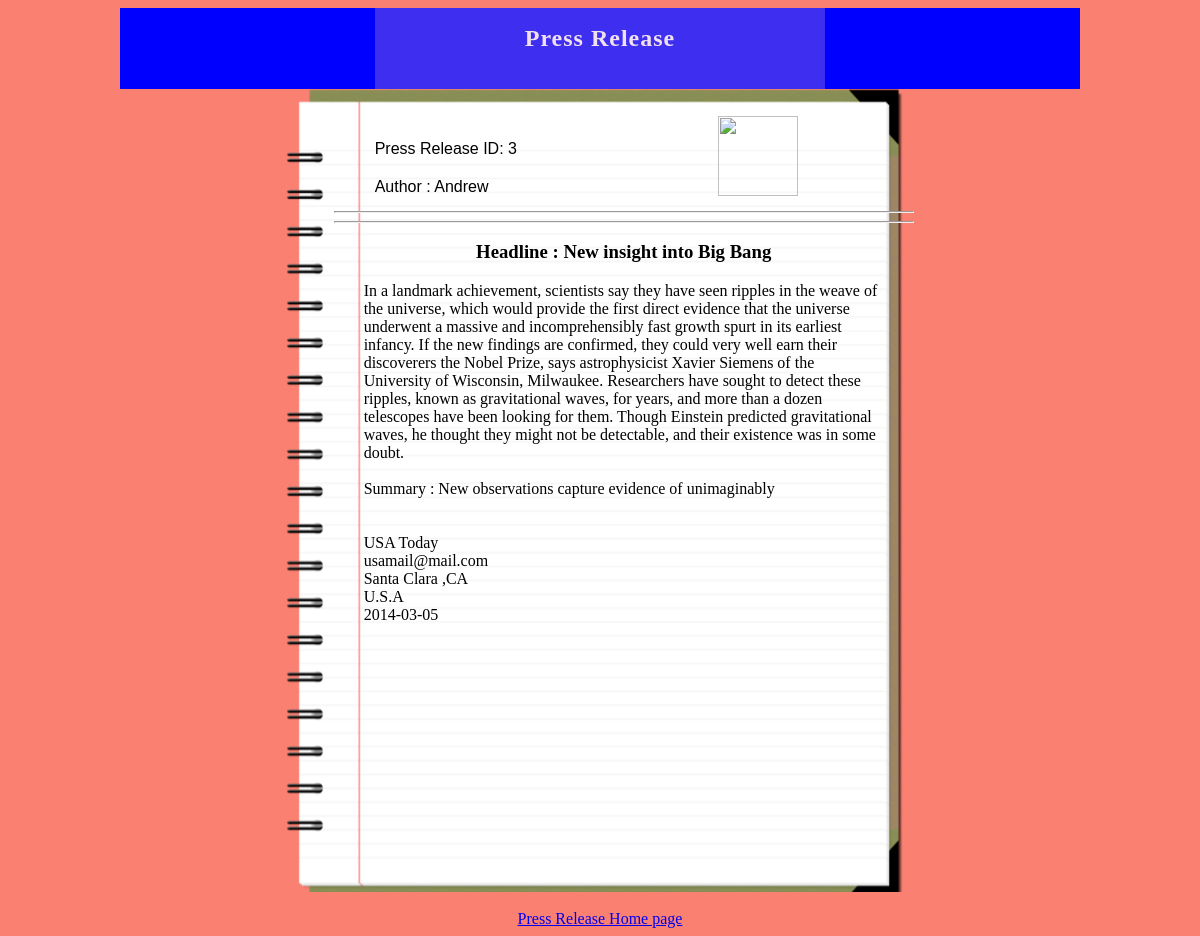
/PressRelease/View/ViewOfRelease.php?view=3, run on the app's committed database.
### tables this page shows
CREATE TABLE IF NOT EXISTS `user_conn_press` (
  `user` varchar(15) DEFAULT NULL,
  `release_id` int(4) DEFAULT NULL,
  KEY `fk_conn_user` (`user`),
  KEY `fk_conn_press` (`release_id`)
);

CREATE TABLE IF NOT EXISTS `press_release` (
  `release_id` int(4) NOT NULL,
  `headline` varchar(50) NOT NULL,
  `summary` varchar(100) NOT NULL,
  `news_body` varchar(999) NOT NULL,
  `company_name` varchar(20) NOT NULL,
  `email` varchar(20) NOT NULL,
  `release_date` date NOT NULL,
  `image` varchar(100) DEFAULT NULL,
  PRIMARY KEY (`release_id`)
);

CREATE TABLE IF NOT EXISTS `user_account` (
  `user` varchar(15) NOT NULL,
  `pass` varchar(15) NOT NULL,
  `city` varchar(15) NOT NULL,
  `state` varchar(15) NOT NULL,
  `country` varchar(15) NOT NULL,
  `admin` tinyint(1) NOT NULL,
  PRIMARY KEY (`user`)
);

### PressRelease/Model/Press_release_Repository.php (called while the page is built, shortened)
<?php
require ('../Model/User.php');
class Press_release_Repository
{
    public static function  getViewPageReleaseInfoByID($press_Id)
    {
        $db = DBConnect::getDB();
        $query = " select * from user_account u,press_release p,user_conn_press c where p.release_id = c.release_id and c.user=u.user and p.release_id=$press_Id;";
        $result = $db->query($query);
        $releases_user = array();
        foreach ($result as $row)
        {
            $user = new User($row['user'],$row['pass'],$row['city'],$row['state'],$row['country'],$row['admin'],$row['release_id'],$row['headline'],$row['summary'],$row['news_body'],$row['company_name'],$row['email'],$row['release_date'],$row['image']);
            $releases_user[] = $user;
        }
        return $releases_user;
    }
}
?>

### PressRelease/Model/User.php (called while the page is built, shortened)
<?php
include('../Model/Press_release.php');
class User {
    private $user,$pass,$city,$state,$country,$admin;
    private $release;
    public function __construct($user,$pass,$city,$state,$country,$admin,$press_id,$headline,$summary,$news_body,$company,$email,$release_date,$image) {
        $this->user=$user;
        $this->city=$city;
        $this->state=$state;
        $this->country=$country;
        $this->release=new Press_release($press_id,$headline,$summary,$news_body,$company,$email,$release_date,$image);
    }
    public function getUser(){ return $this->user;}
    public function getCity(){ return $this->city;}
    public function getState(){ return $this->state;}
    public function getCountry(){ return $this->country;}
    public function getRelease(){ return $this->release;}
}
?>

### PressRelease/Model/Press_release.php (called while the page is built, shortened)
<?php
class Press_release {
    private $press_id,$headline,$summary,$news_body,$company,$email,$release_date,$image;
    public function __construct($press_id,$headline,$summary,$news_body,$company,$email,$release_date,$image) {
        $this->headline=$headline;
        $this->summary=$summary;
        $this->news_body=$news_body;
        $this->company=$company;
        $this->email=$email;
        $this->release_date=$release_date;
        $this->image = $image;
    }
    public function getHeadline(){ return $this->headline;}
    public function getSummary(){ return $this->summary;}
    public function getNews_body(){ return $this->news_body;}
    public function getCompany(){ return $this->company;}
    public function getEmail(){ return $this->email;}
    public function getRelease_date(){ return $this->release_date;}
    public function getImage(){ return $this->image;}
}
?>

### PressRelease/View/ViewOfRelease.php (the view, shortened to what this page needs)
<!DOCTYPE html>
<?php
if(isset($_GET['view']))
{
    $view_choice = $_GET['view'];
}
 else
{
    $view_choice = $id;
}
require_once ('../Model/Press_release_Repository.php');
?>
<html>
    <head>
        <link type="text/css" rel="stylesheet" href="../style.css"/>
    </head>
    <body>
        <header>
            <svg class="absolute-center" width='450' height='81'>
                <rect width='450' height='81'/>
            </svg>
            <h2>Press Release</h2>
        </header>
        <div id="press">
            <?php
            $x=0;
            $releases = Press_release_Repository::getViewPageReleaseInfoByID($view_choice);
            foreach ($releases as $release) :
            ?>
            <table id='editor'>
                <tr>
                    <td>
                        <label>Press Release ID: <?php echo $view_choice; ?> </label>
                        <label>Author : <?php echo $release->getUser();?></label>
                    </td>
                    <td>
                        <input type="image" src="<?php echo $release->getRelease()->getImage();?>" value="" width="80px" height="80px"/>
                    </td>
                </tr>
            </table>
            <hr style="padding-right: 20px;"/>
            <?php echo '<hr />' ?>
            <h3>Headline : <?php echo "\r\n".$release->getRelease()->getHeadline();?></h3>
            <p style="text-align: left;"><?php echo "\r\n".$release->getRelease()->getNews_body();?></p>
            <br/>
            <p style="text-align: left;">Summary : <?php echo "\r\n".$release->getRelease()->getSummary();?></p>
            <br/>
            <br/>
            <p style="text-align: left;"><?php echo "\r\n".$release->getRelease()->getCompany();?></p>
            <p style="text-align: left;"><?php echo "\r\n".$release->getRelease()->getEmail();?></p>
            <p style="text-align: left;"><?php echo $release->getCity(); echo ' ,'.$release->getState(); ?></p>
            <p style="text-align: left;"><?php echo $release->getCountry(); ?></p>
            <p style="text-align: left;"><?php echo "\r\n".$release->getRelease()->getRelease_date();?></p>
            <?php $x++;endforeach; ?>
        </div>
        <br/>
        <p><a href= '../View/WelcomePage.php' >Press Release Home page</a></p>
    </body>
</html>

### PressRelease/style.css (style rules this page uses)
label { margin-top: 20px; display: block; }
svg { position:absolute; }
.absolute-center { overflow: auto; margin: 0 auto; position: absolute; left: 0; right: 0; }
#press { background: url(images/press.png) no-repeat ; width: 580px; height:779px; margin: auto; border: 0px; padding: 2% 0% 0% 4%; }
table { font-family: Verdana, Arial, Helvetica, sans-serif; width: 100%; border: 1px solid #7f0000; //border-collapse: separate; }
th,td { text-align:left; border: 1px solid #7f0000; border-collapse:collapse }
p { text-align: center; width: 520px; margin: 0 auto; }
body { background-color: salmon; text-align: center; }
h2 { width:900px; height:64px; text-align: center; background-color: blue; color:#fff; font-family:bebas; padding:17px 30px 0px 30px; letter-spacing:1px; font-size:1.5em; margin:0 auto; }
table#editor { text-align: left; padding-left: 38px; border: 0px; }
#editor tr,#editor td { border: 0px; }

### data on the page
user_conn_press: user "Andrew", release_id.headline "New insight into Big Bang", release_id.news_body "In a landmark achievement, scientists say they have seen ripples in the weave of the universe, which would provide the first direct evidence that the universe underwent a massive and incomprehensibly fast growth spurt in its earliest infancy. If the new findings are confirmed, they could very well earn their discoverers the Nobel Prize, says astrophysicist Xavier Siemens of the University of Wisconsin, Milwaukee. Researchers have sought to detect these ripples, known as gravitational waves, for years, and more than a dozen telescopes have been looking for them. Though Einstein predicted gravitational waves, he thought they might not be detectable, and their existence was in some doubt.", release_id.summary "New observations capture evidence of unimaginably", release_id.company_name "USA Today", release_id.email "usamail@mail.com", user.city "Santa Clara", user.state "CA", user.country "U.S.A", release_id.release_date "2014-03-05"
